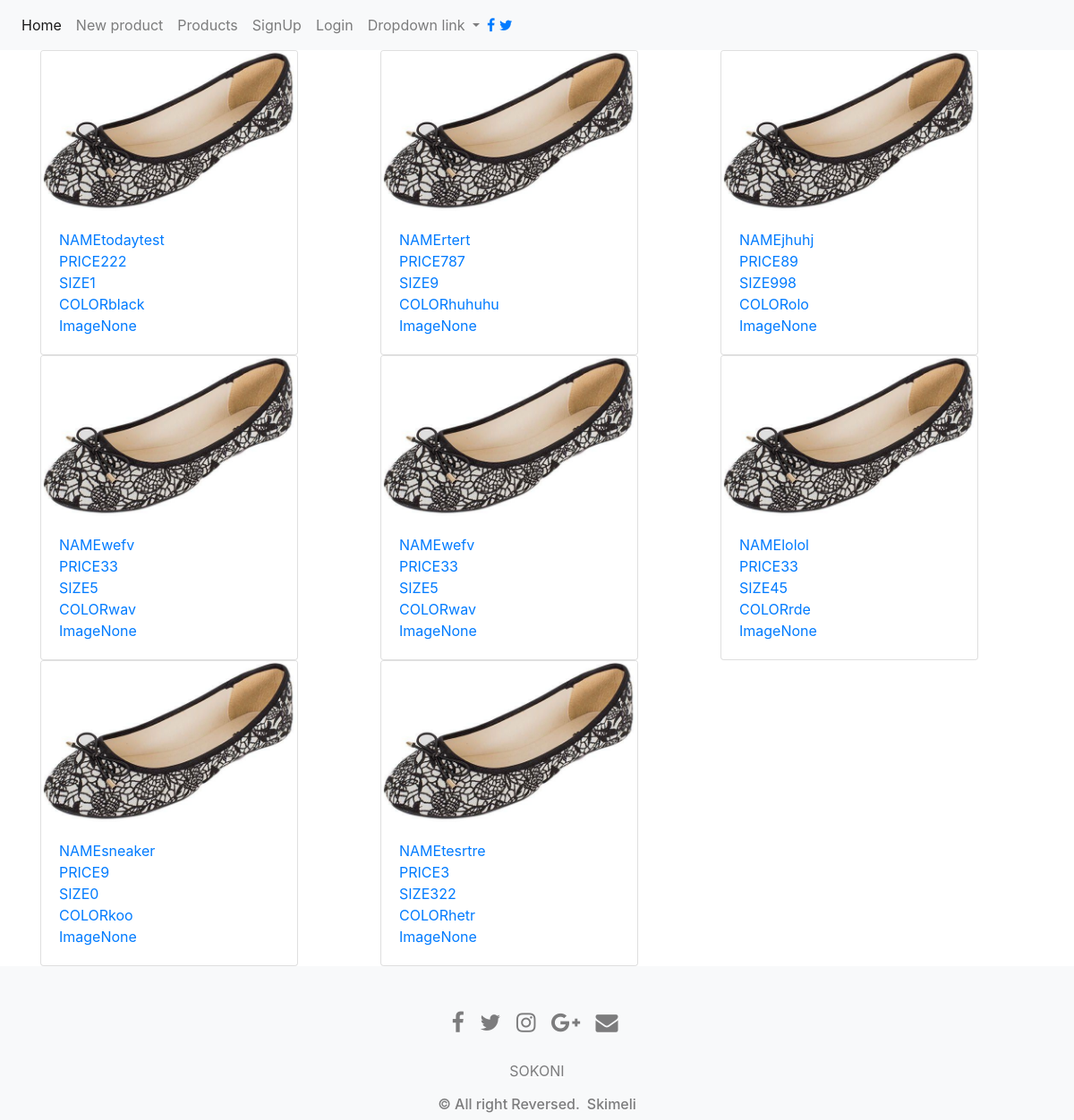
Page /products on the committed database.
### app.py (models this page shows, shortened)
class Product(db.Model):
    id = db.Column(db.Integer, primary_key=True)
    name = db.Column(db.String(100), unique=False, nullable=False)
    size = db.Column(db.INTEGER, unique=False, nullable=False)
    color = db.Column(db.String(100), nullable=False)
    price = db.Column(db.INTEGER, nullable=False)
    image = db.Column(db.String(100), nullable=True)

### app.py (the view)
@app.route('/products', methods=['GET', 'POST'])
def getproducts():
    products = Product.query.all()  # get all products from db
    return render_template('products.html', products=products)

### templates/products.html
{% extends 'layout.html' %}
{% block body%}
{% if products %}
<div class="container">
    <div class="row">
        {% for product in products %}
        <div class="col col-md-4">
            <a href="/products/{{product.id}}">
                <div class="card" style="width: 18rem;">
                    <img src="./static/bata.jpg" class="card-img-top" alt="...">
                    <div class="card-body">
                        NAME{{product.name}}<br>
                        PRICE{{product.price}}<br>
                        SIZE{{product.size}}<br>
                        COLOR{{product.color}}<br>
                        Image{{product.image}}<br>
                    </div>
                </div>
            </a>
        </div>
        {% endfor %}
    </div>
</div>
{% else %}
<p>products not available</p>
{% endif %}
{% endblock body %}

### templates/layout.html (shortened to what this page needs)
<!doctype html>
<html lang="en">
  <head>
<link rel="stylesheet" href="https://maxcdn.bootstrapcdn.com/font-awesome/4.7.0/css/font-awesome.min.css">
    <link rel="stylesheet" href="https://stackpath.bootstrapcdn.com/bootstrap/4.4.1/css/bootstrap.min.css">
  </head>
  <body>
  <nav class="navbar navbar-expand-lg  navbar-light bg-light">
  <div class="collapse navbar-collapse" id="navbarNavDropdown">
    <ul class="navbar-nav">
      <li class="nav-item active">
        <a class="nav-link" href="/">Home <span class="sr-only">(current)</span></a>
      </li>
      <li class="nav-item">
        <a class="nav-link" href="/products/create">New product</a>
      </li>
      <li class="nav-item">
        <a class="nav-link" href="/products">Products</a>
      </li>
      <li class="nav navbar-nav navbar-right">
        <a class="nav-link" href="/signup" >SignUp</a>
      </li>
      <li class="nav navbar-nav navbar-right">
        <a class="nav-link" href="/login" >Login</a>
      </li>
      <li class="nav-item dropdown">
        <a class="nav-link dropdown-toggle" href="#" id="navbarDropdownMenuLink" role="button" data-toggle="dropdown" aria-haspopup="true" aria-expanded="false">
          Dropdown link
        </a>
      </li>
    </ul>
    <div align="right" >
<a href="#" class="fa fa-facebook"></a>
<a href="#" class="fa fa-twitter"></a>
    </div>
  </div>
</nav>
    {% block body%}
    {% endblock body %}
  </body>
	<section id="footer">
		<div class="container">
            <div class="row">
				<div class="col-xs-12 col-sm-12 col-md-12 mt-2 mt-sm-5">
					<ul class="list-unstyled list-inline social text-center">
						<li class="list-inline-item"><a href="javascript:void();"><i class="fa fa-facebook"></i></a></li>
						<li class="list-inline-item"><a href="javascript:void();"><i class="fa fa-twitter"></i></a></li>
						<li class="list-inline-item"><a href="javascript:void();"><i class="fa fa-instagram"></i></a></li>
						<li class="list-inline-item"><a href="javascript:void();"><i class="fa fa-google-plus"></i></a></li>
						<li class="list-inline-item"><a href="javascript:void();" target="_blank"><i class="fa fa-envelope"></i></a></li>
					</ul>
				</div>
			</div>
			<div class="row">
				<div class="col-xs-12 col-sm-12 col-md-12 mt-2 mt-sm-2 text-center text-white">
					<p><u><a href="#">SOKONI</a></u></p>
					<p class="h6" style="color: #7c7c7d">&copy All right Reversed.<a class="text-green ml-2" href="#" target="_blank">Skimeli</a></p>
				</div>
			</div>
		</div>
	</section>
</html

### templates/layout.html (style rules this page uses)
#footer { background: #f8f9fa !important; }
#footer a { color: #7c7c7d; text-decoration: none !important; background-color: transparent; -webkit-text-decoration-skip: objects; }
#footer ul.social li { padding: 3px 0; }
#footer ul.social li a i { margin-right: 5px; font-size:25px; -webkit-transition: .5s all ease; -moz-transition: .5s all ease; transition: .5s all ease; }
#footer ul.social li a, #footer ul.quick-links li a { color:#7c7c7d; }

### rows in the picture
Product: name "todaytest", price "222", size "1", color "black", image "None"
Product: name "rtert", price "787", size "9", color "huhuhu", image "None"
Product: name "jhuhj", price "89", size "998", color "olo", image "None"
Product: name "wefv", price "33", size "5", color "wav", image "None"
Product: name "wefv", price "33", size "5", color "wav", image "None"
Product: name "lolol", price "33", size "45", color "rde", image "None"
Product: name "sneaker", price "9", size "0", color "koo", image "None"
Product: name "tesrtre", price "3", size "322", color "hetr", image "None"
